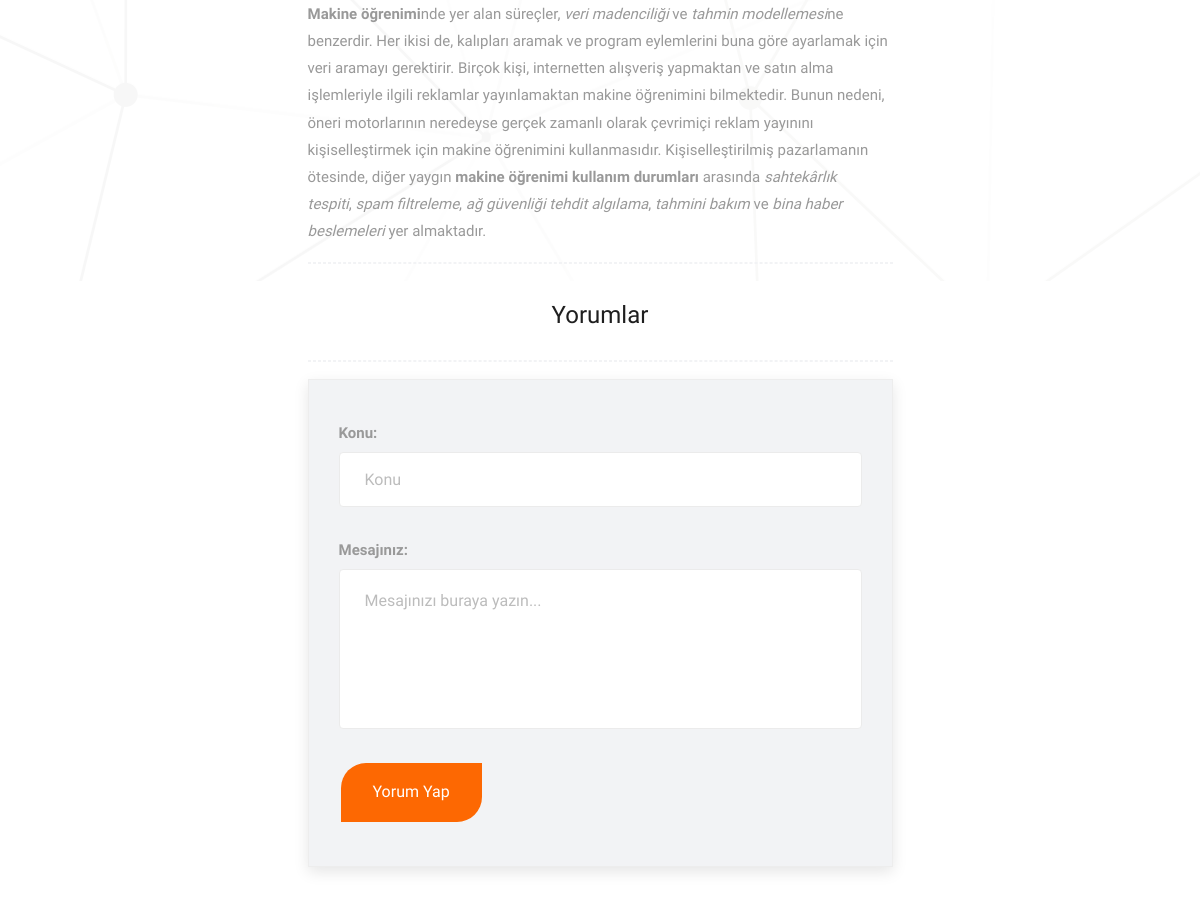
/blog/makine-ogrenmesi-nedir/3/ (middle part), run on an earlier commit of the app's database.
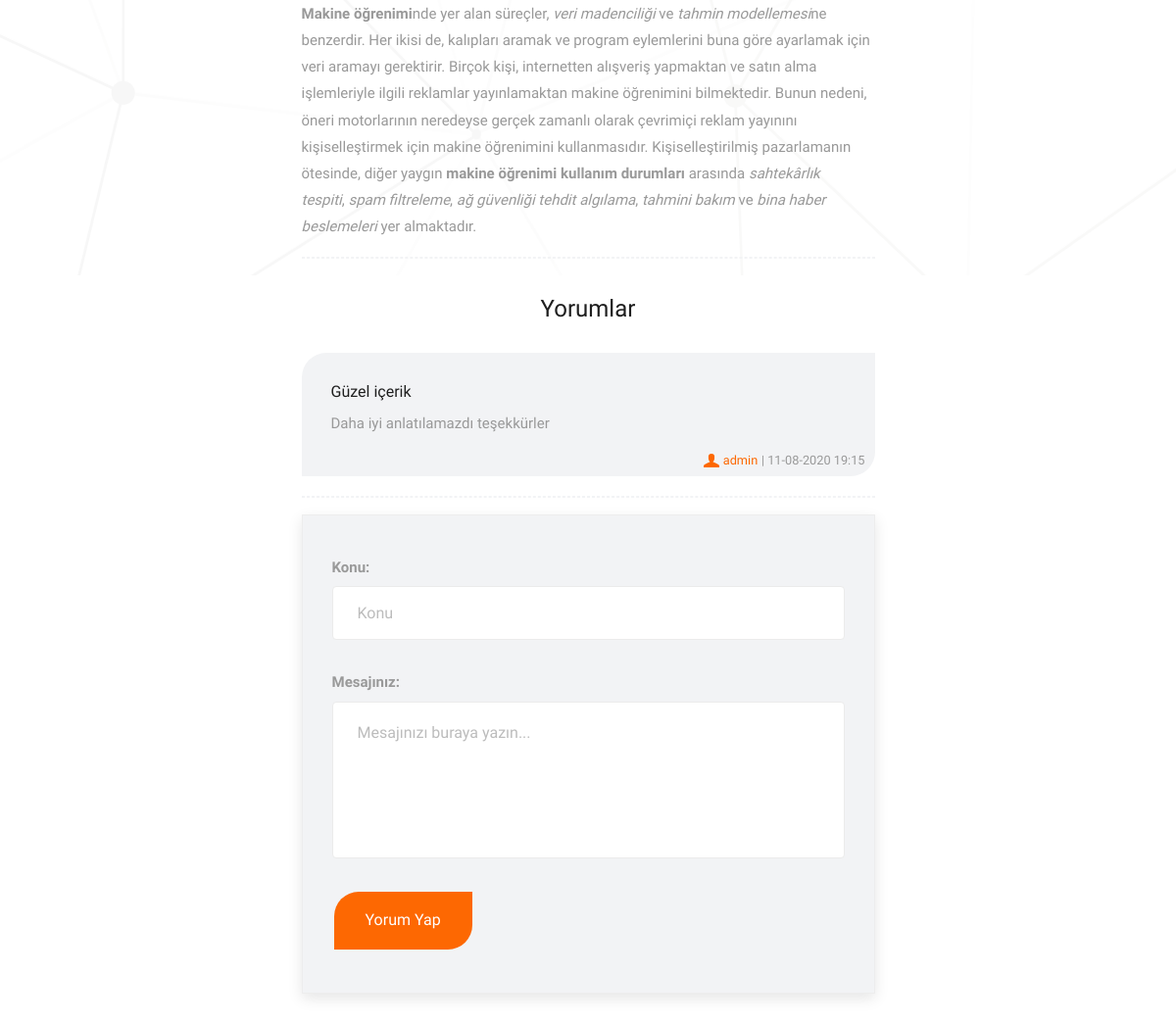
And on a later commit of the database.
### blog/models.py (models this page shows, shortened)
class Comment(models.Model):
    STATUS = (
        ('New', 'Yeni'),
        ('True', 'Evet'),
        ('False', 'Hayır'),
    )
    post = models.ForeignKey(Post, on_delete=models.CASCADE)
    user = models.ForeignKey(User, on_delete=models.CASCADE)
    subject = models.CharField(max_length=50, blank=True)
    comment = models.CharField(max_length=200, blank=True)
    status = models.CharField(max_length=10,choices=STATUS, default='New')
    ip = models.CharField(blank=True, max_length=20)
    create_at = models.DateTimeField(auto_now_add=True)
    update_at = models.DateTimeField(auto_now_add=True)

### home/views.py (the view)
# urls.py: path('blog/<slug:slug>/<int:id>/', views.blog_detail, name='blog_detail'),
def blog_detail(request, id, slug):
    setting = Setting.objects.get(pk=1)
    category = Category.objects.all()
    post = Post.objects.get(pk=id)
    comments = Comment.objects.filter(post_id=id, status=True)
    last_posts = Post.objects.all().order_by('-id')[:4]
    context = {'setting': setting,
               'last_posts': last_posts,
               'category': category,
               'post': post,
               'comments': comments,}
    return render(request, 'blog-detail.html', context)

### home/templates/blog-detail.html (shortened to what this page needs)
{% extends "homebase.html" %}
{% block content %}
    {% load static %}
    <div class="row text-center" style="background-image:url({% static 'images/bg.png' %}">
        <div class="col-md-6" style="text-align: left">
            <p style="color: #0f0f0f">{{ post.content|safe }}</p>
            <hr class="hr2">
        </div>
    </div>
    <div class="row">
        <div class="col-md-3"></div>
        <div class="col-md-6">
            <h1 class="text-center" style="margin:20px">Yorumlar</h1>
            {% for rs in comments %}
                <div class="desc" style="background-color: #f2f3f5;border:0;margin-bottom: 20px">
                    <h4>{{ rs.subject }}</h4>
                    <p>{{ rs.comment }}</p>
                    <div style="float:right;margin-right:-20px;text-align:center">
                        <img src="{% static 'images/user-16.png' %}">
                        <small style="color:#fd6802">{{ rs.user }}</small>
                        <small>| {{ rs.create_at|date:'d-m-Y H:i' }}</small>
                    </div>
                </div>
            {% endfor %}
            <hr class="hr2">
        </div>
        <div class="col-md-3"></div>
    </div>
    <div class="row">
        <div class="col-md-3"></div>
        <div class="col-md-6" style="text-align: left">
            <div class="contact_form">
                <form action="/blog/{{ post.category.slug }}/{{ post.id }}/addcomment/" method="post">
                    <label for="id_subject">Konu: </label>
                    <input class="form-control" type="text" name="subject" id="id_subject" maxlength="90" placeholder="Konu" required="">
                    <label for="id_comment">Mesajınız: </label>
                    <textarea class="form-control" name="comment" id="id_comment" rows="5"  placeholder="Mesajınızı buraya yazın..." maxlength="255" required=""></textarea>
                    {% if user is not None %}
                        <button type="submit">Yorum Yap</button>
                    {% else %}
                        <p>Yorum bırakmak için lütfen <a style="color:#fd6802" href="/login">giriş</a> yapınız.</p>
                    {% endif %}
                </form>
            </div>
        </div>
    </div>
    <hr class="invis">
{% endblock %}

What changed in the data, as far as the page shows it:
now on this page (row edited): Comment: subject "Güzel içerik", comment "Daha iyi anlatılamazdı teşekkürler", user "admin", create_at "11-08-2020 19:15"
